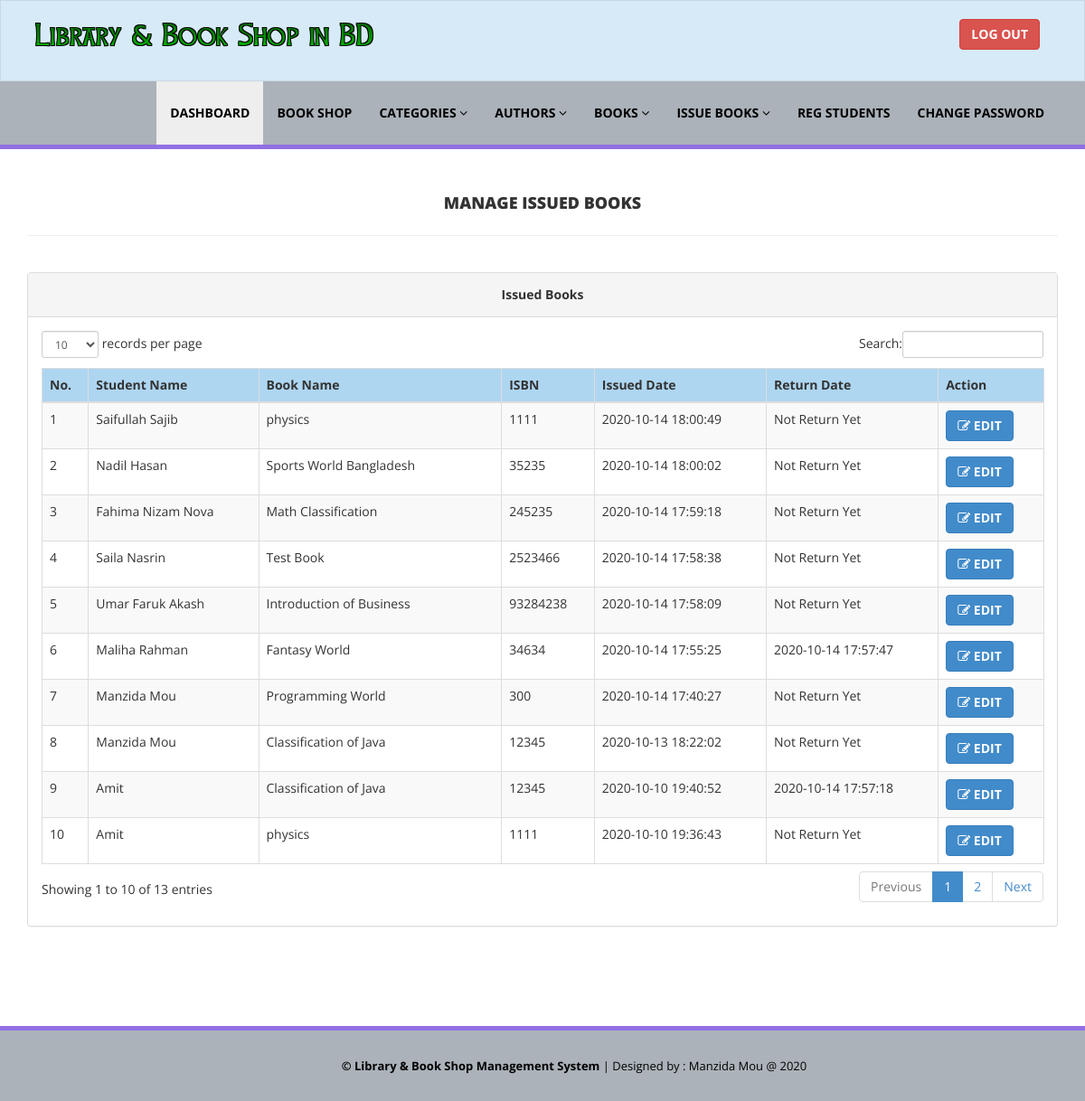
/library/admin/manage-issued-books.php (signed in), run on the app's committed database.
### tables this page shows
CREATE TABLE `tblissuedbookdetails` (
  `id` int(11) NOT NULL,
  `BookId` int(11) DEFAULT NULL,
  `StudentID` varchar(150) DEFAULT NULL,
  `IssuesDate` timestamp NULL DEFAULT current_timestamp(),
  `ReturnDate` timestamp NULL DEFAULT NULL ON UPDATE current_timestamp(),
  `RetrunStatus` int(1) DEFAULT NULL,
  `fine` int(11) DEFAULT NULL
);

CREATE TABLE `tblstudents` (
  `id` int(11) NOT NULL,
  `StudentId` varchar(100) DEFAULT NULL,
  `FullName` varchar(120) DEFAULT NULL,
  `EmailId` varchar(120) DEFAULT NULL,
  `MobileNumber` char(11) DEFAULT NULL,
  `Password` varchar(120) DEFAULT NULL,
  `Status` int(1) DEFAULT NULL,
  `RegDate` timestamp NULL DEFAULT current_timestamp(),
  `UpdationDate` timestamp NULL DEFAULT NULL ON UPDATE current_timestamp()
);

CREATE TABLE `tblbooks` (
  `id` int(11) NOT NULL,
  `BookName` varchar(255) DEFAULT NULL,
  `CatId` int(11) DEFAULT NULL,
  `AuthorId` int(11) DEFAULT NULL,
  `ISBNNumber` int(11) DEFAULT NULL,
  `BookPrice` int(11) DEFAULT NULL,
  `RegDate` timestamp NULL DEFAULT current_timestamp(),
  `UpdationDate` timestamp NULL DEFAULT NULL ON UPDATE current_timestamp()
);

### library/admin/manage-issued-books.php (the view, shortened to what this page needs)
<?php
include('includes/config.php');
if(strlen($_SESSION['alogin'])==0)
    {
header('location:index.php');
}
else{
    ?>
<!DOCTYPE html>
<html xmlns="http://www.w3.org/1999/xhtml">
<head>
    <link href="assets/css/bootstrap.css" rel="stylesheet" />
    <link href="assets/css/font-awesome.css" rel="stylesheet" />
    <link href="assets/js/dataTables/dataTables.bootstrap.css" rel="stylesheet" />
    <link href="assets/css/style.css" rel="stylesheet" />
</head>
<body>
<?php include('includes/header.php');?>
    <div class="content-wrapper">
         <div class="container">
        <div class="row pad-botm">
            <div class="col-md-12">
                <center><b><h4 class="header-line">Manage Issued Books</h4></b></center>
    </div>
     <div class="row">
</div>
        </div>
            <div class="row">
                <div class="col-md-12">
                    <div class="panel panel-default">
                        <div class="panel-heading">
                          <center><b>Issued Books</b></center>
                        </div>
                        <div class="panel-body">
                            <div class="table-responsive">
                                <table class="table table-striped table-bordered table-hover" id="dataTables-example">
                                    <thead style="background:#AED6F1">
                                        <tr>
                                            <th>No. </th>
                                            <th>Student Name</th>
                                            <th>Book Name</th>
                                            <th>ISBN </th>
                                            <th>Issued Date</th>
                                            <th>Return Date</th>
                                            <th>Action</th>
                                        </tr>
                                    </thead>
                                    <tbody>
<?php $sql = "SELECT tblstudents.FullName,tblbooks.BookName,tblbooks.ISBNNumber,tblissuedbookdetails.IssuesDate,tblissuedbookdetails.ReturnDate,tblissuedbookdetails.id as rid from  tblissuedbookdetails join tblstudents on tblstudents.StudentId=tblissuedbookdetails.StudentId join tblbooks on tblbooks.id=tblissuedbookdetails.BookId order by tblissuedbookdetails.id desc";
$query = $dbh -> prepare($sql);
$query->execute();
$results=$query->fetchAll(PDO::FETCH_OBJ);
$cnt=1;
if($query->rowCount() > 0)
{
foreach($results as $result)
{               ?>
                                        <tr class="odd gradeX">
                                            <td class="center"><?php echo htmlentities($cnt);?></td>
                                            <td class="center"><?php echo htmlentities($result->FullName);?></td>
                                            <td class="center"><?php echo htmlentities($result->BookName);?></td>
                                            <td class="center"><?php echo htmlentities($result->ISBNNumber);?></td>
                                            <td class="center"><?php echo htmlentities($result->IssuesDate);?></td>
                                            <td class="center"><?php if($result->ReturnDate=="")
                                            {
                                                echo htmlentities("Not Return Yet");
                                            } else {
                                            echo htmlentities($result->ReturnDate);
}
                                            ?></td>
                                            <td class="center">
                                            <a href="update-issue-bookdeails.php?rid=<?php echo htmlentities($result->rid);?>"><button class="btn btn-primary"><i class="fa fa-edit "></i> <b>EDIT</b></button>
                                            </td>
                                        </tr>
 <?php $cnt=$cnt+1;}} ?>
                                    </tbody>
                                </table>
                            </div>
                        </div>
                    </div>
                </div>
            </div>
    </div>
    </div>
  <?php include('includes/footer.php');?>
</body>
</html>
<?php } ?>

### library/admin/assets/css/style.css (style rules this page uses)
.content-wrapper { margin-top: 40px; min-height:800px; padding-bottom:90px; }
.header-line { font-weight:900; padding-bottom:25px; border-bottom:1px solid #eeeeee; text-transform:uppercase; }
.pad-botm { padding-bottom:30px; }

### data on the page
tblissuedbookdetails: tblstudents.FullName "Saifullah Sajib", BookId.BookName "physics", BookId.ISBNNumber "1111", IssuesDate "2020-10-14 18:00:49"
tblissuedbookdetails: tblstudents.FullName "Nadil Hasan", BookId.BookName "Sports World Bangladesh", BookId.ISBNNumber "35235", IssuesDate "2020-10-14 18:00:02"
tblissuedbookdetails: tblstudents.FullName "Fahima Nizam Nova", BookId.BookName "Math Classification", BookId.ISBNNumber "245235", IssuesDate "2020-10-14 17:59:18"
tblissuedbookdetails: tblstudents.FullName "Saila Nasrin", BookId.BookName "Test Book", BookId.ISBNNumber "2523466", IssuesDate "2020-10-14 17:58:38"
tblissuedbookdetails: tblstudents.FullName "Umar Faruk Akash", BookId.BookName "Introduction of Business", BookId.ISBNNumber "93284238", IssuesDate "2020-10-14 17:58:09"
tblissuedbookdetails: tblstudents.FullName "Maliha Rahman", BookId.BookName "Fantasy World", BookId.ISBNNumber "34634", IssuesDate "2020-10-14 17:55:25", ReturnDate "2020-10-14 17:57:47"
tblissuedbookdetails: tblstudents.FullName "Manzida Mou", BookId.BookName "Programming World", BookId.ISBNNumber "300", IssuesDate "2020-10-14 17:40:27"
tblissuedbookdetails: tblstudents.FullName "Manzida Mou", BookId.BookName "Classification of Java", BookId.ISBNNumber "12345", IssuesDate "2020-10-13 18:22:02"
tblissuedbookdetails: tblstudents.FullName "Amit", BookId.BookName "Classification of Java", BookId.ISBNNumber "12345", IssuesDate "2020-10-10 19:40:52", ReturnDate "2020-10-14 17:57:18"
tblissuedbookdetails: tblstudents.FullName "Amit", BookId.BookName "physics", BookId.ISBNNumber "1111", IssuesDate "2020-10-10 19:36:43"
